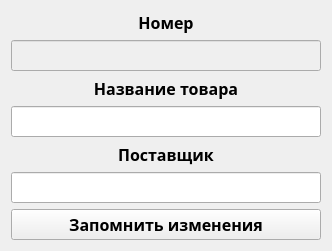
<?xml version="1.0" encoding="UTF-8"?>
<ui version="4.0">
 <class>izmenenie</class>
 <widget class="QWidget" name="izmenenie">
  <property name="geometry">
   <rect>
    <x>0</x>
    <y>0</y>
    <width>332</width>
    <height>206</height>
   </rect>
  </property>
  <property name="windowTitle">
   <string>Form</string>
  </property>
  <layout class="QGridLayout" name="gridLayout">
   <item row="6" column="0">
    <widget class="QPushButton" name="pushButton">
     <property name="font">
      <font>
       <family>Ubuntu Mono</family>
       <pointsize>12</pointsize>
       <weight>75</weight>
       <bold>true</bold>
      </font>
     </property>
     <property name="text">
      <string>Запомнить изменения</string>
     </property>
    </widget>
   </item>
   <item row="5" column="0">
    <widget class="QLineEdit" name="lineEdit_2">
     <property name="font">
      <font>
       <family>Ubuntu Mono</family>
       <pointsize>12</pointsize>
       <weight>75</weight>
       <bold>true</bold>
      </font>
     </property>
     <property name="alignment">
      <set>Qt::AlignCenter</set>
     </property>
    </widget>
   </item>
   <item row="2" column="0">
    <widget class="QLabel" name="label_2">
     <property name="font">
      <font>
       <family>Ubuntu Mono</family>
       <pointsize>12</pointsize>
       <weight>75</weight>
       <bold>true</bold>
      </font>
     </property>
     <property name="text">
      <string>Название товара</string>
     </property>
     <property name="alignment">
      <set>Qt::AlignCenter</set>
     </property>
    </widget>
   </item>
   <item row="4" column="0">
    <widget class="QLabel" name="label">
     <property name="font">
      <font>
       <family>Ubuntu Mono</family>
       <pointsize>12</pointsize>
       <weight>75</weight>
       <bold>true</bold>
      </font>
     </property>
     <property name="text">
      <string>Поставщик</string>
     </property>
     <property name="alignment">
      <set>Qt::AlignCenter</set>
     </property>
    </widget>
   </item>
   <item row="1" column="0">
    <widget class="QLineEdit" name="lineEdit_3">
     <property name="enabled">
      <bool>false</bool>
     </property>
     <property name="font">
      <font>
       <family>Ubuntu Mono</family>
       <pointsize>12</pointsize>
       <weight>75</weight>
       <bold>true</bold>
      </font>
     </property>
     <property name="alignment">
      <set>Qt::AlignCenter</set>
     </property>
    </widget>
   </item>
   <item row="3" column="0">
    <widget class="QLineEdit" name="lineEdit">
     <property name="font">
      <font>
       <family>Ubuntu Mono</family>
       <pointsize>12</pointsize>
       <weight>75</weight>
       <bold>true</bold>
      </font>
     </property>
     <property name="alignment">
      <set>Qt::AlignCenter</set>
     </property>
    </widget>
   </item>
   <item row="0" column="0">
    <widget class="QLabel" name="label_3">
     <property name="enabled">
      <bool>true</bool>
     </property>
     <property name="font">
      <font>
       <family>Ubuntu Mono</family>
       <pointsize>12</pointsize>
       <weight>75</weight>
       <bold>true</bold>
      </font>
     </property>
     <property name="text">
      <string>Номер</string>
     </property>
     <property name="alignment">
      <set>Qt::AlignCenter</set>
     </property>
    </widget>
   </item>
  </layout>
 </widget>
 <resources/>
 <connections/>
</ui>
